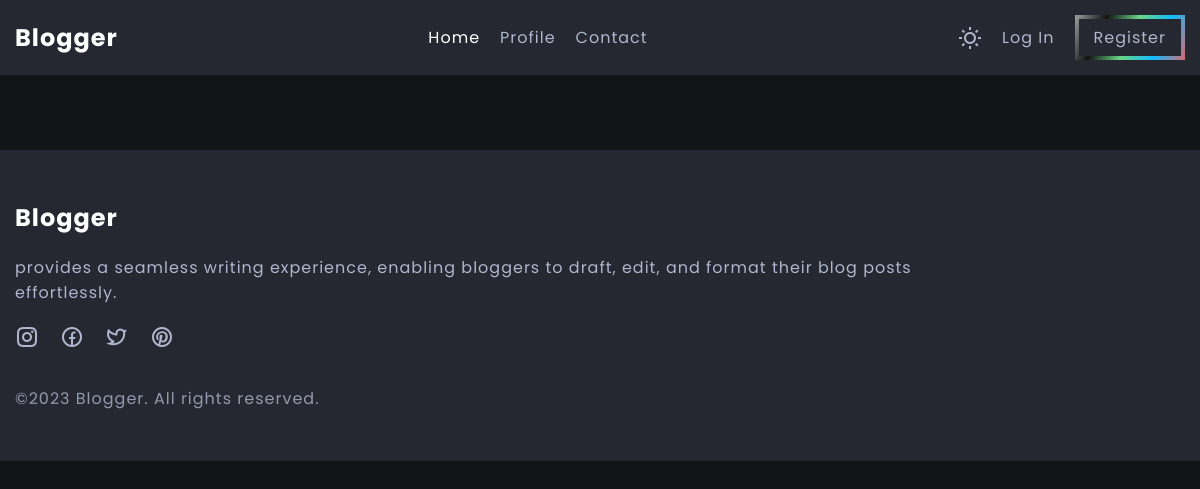
Before: /tags/tech/ with the older database file.
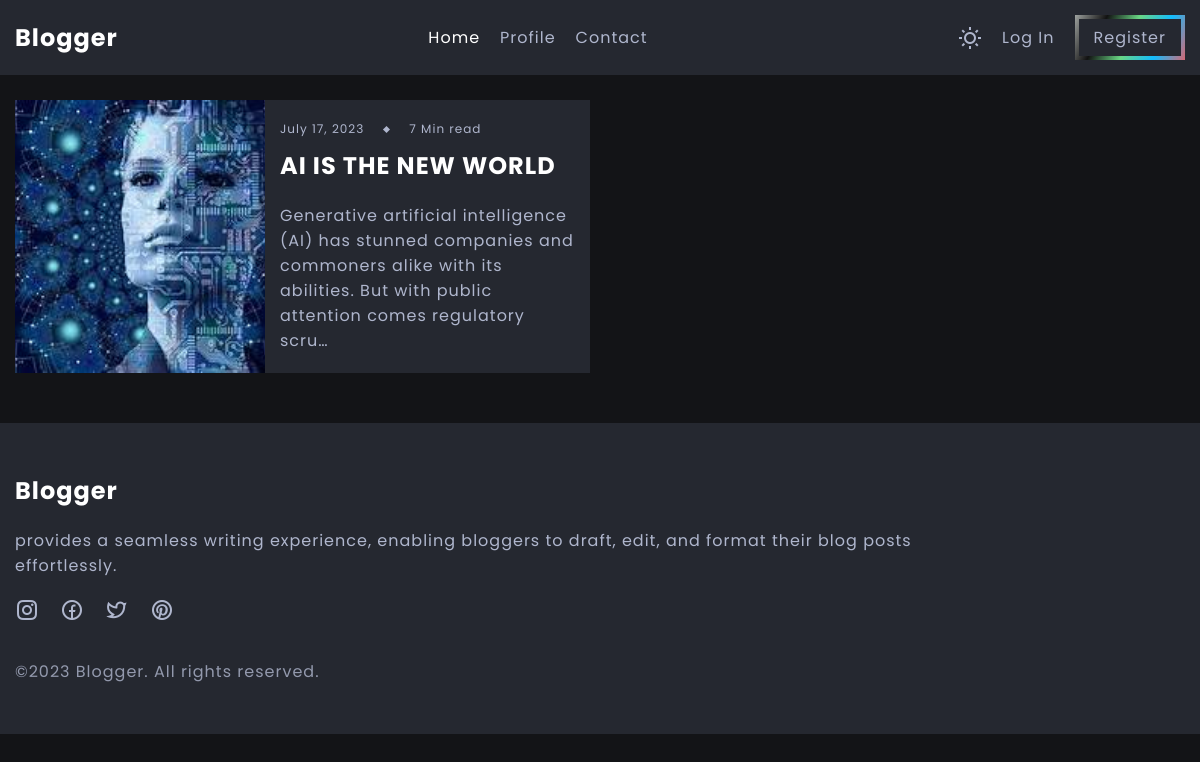
After: the same page with the newer database file.
### mainapp/models.py (models this page shows, shortened)
class Post(models.Model):
    TAGS = (
        ('tech', 'TECH'),
        ('food', 'FOOD'),
        ('spritual', 'SPRITUAL'),
        ('fitness', 'FITNESS'),
        ('motivation', 'MOTIVATION'),
        ('politics', 'POLITICS'),
        ('movies', 'MOVIES'),
        ('music', 'MUSIC'),
    )
    post_title= models.CharField(max_length=100)
    post_desc= models.TextField(max_length=2000)
    post_quote= models.TextField(max_length=1000)
    post_image= models.ImageField(null=True, blank=True, upload_to='image/post')
    post_tag= models.CharField(max_length=100, choices=TAGS)
    post_author= models.ForeignKey(User, on_delete=models.CASCADE)
    post_read_min= models.CharField(max_length=50)
    post_date= models.DateField(auto_now_add=True)

### mainapp/views.py (the view)
# urls.py: path('tags/<str:tag>/', views.tagSpecific, name="tag_specific"),
def tagSpecific(request, tag):
    tag_specific_data= Post.objects.filter(post_tag= tag)
    return render(request, 'tag_specific.html', {'tag_specific_data':tag_specific_data})

### templates/tag_specific.html
{% extends 'home.html' %}
{% load static %}
{% block content %}
<br>
<br>
<section class="older-posts section">
    <div class="container">
        <div class="older-posts-grid-wrapper d-grid">
            {% for x in tag_specific_data %}
            <a href="{% url 'post_detail' x.pk %}" class="article d-grid">
                <div class="older-posts-article-image-wrapper">
                    <img src="{{x.post_image.url}}" alt="" class="article-image">
                </div>
                <div class="article-data-container">
                    <div class="article-data">
                        <span>{{x.post_date}}</span>
                        <span class="article-data-spacer"></span>
                        <span>{{x.post_read_min}} Min read</span>
                    </div>
                    <h3 class="title article-title">{{x.post_title}}</h3>
                    <p class="article-description">{{x.post_desc|truncatechars:150}}</p>
                </div>
            </a>
            {% endfor %}
    </div>
</section>
{% endblock %}

Changed rows visible on the page:
added Post: post_image (picture), post_date "July 17, 2023", post_read_min "7", post_title "AI IS THE NEW WORLD", post_desc "Generative artificial intelligence (AI) has stunned companies and commoners alike with its abilities. But with public attention comes regulatory scru…"
